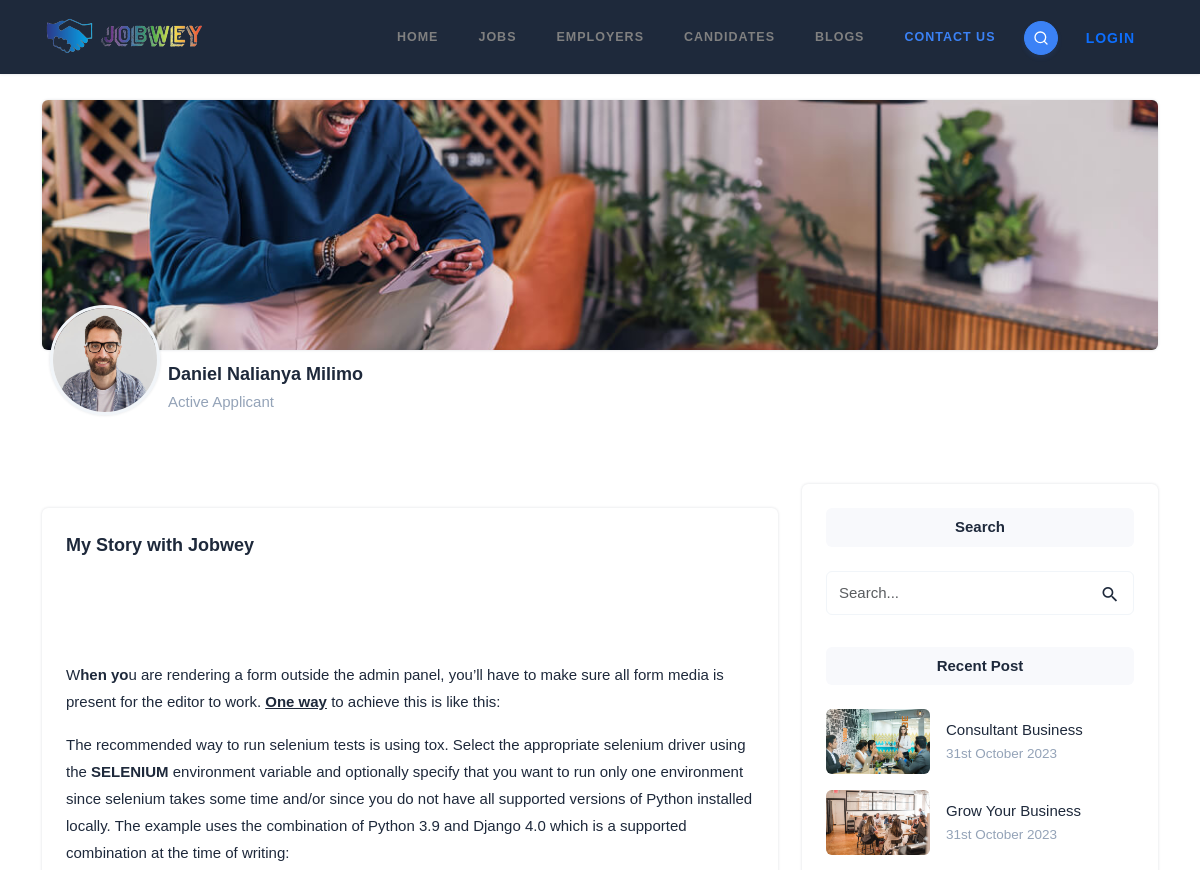
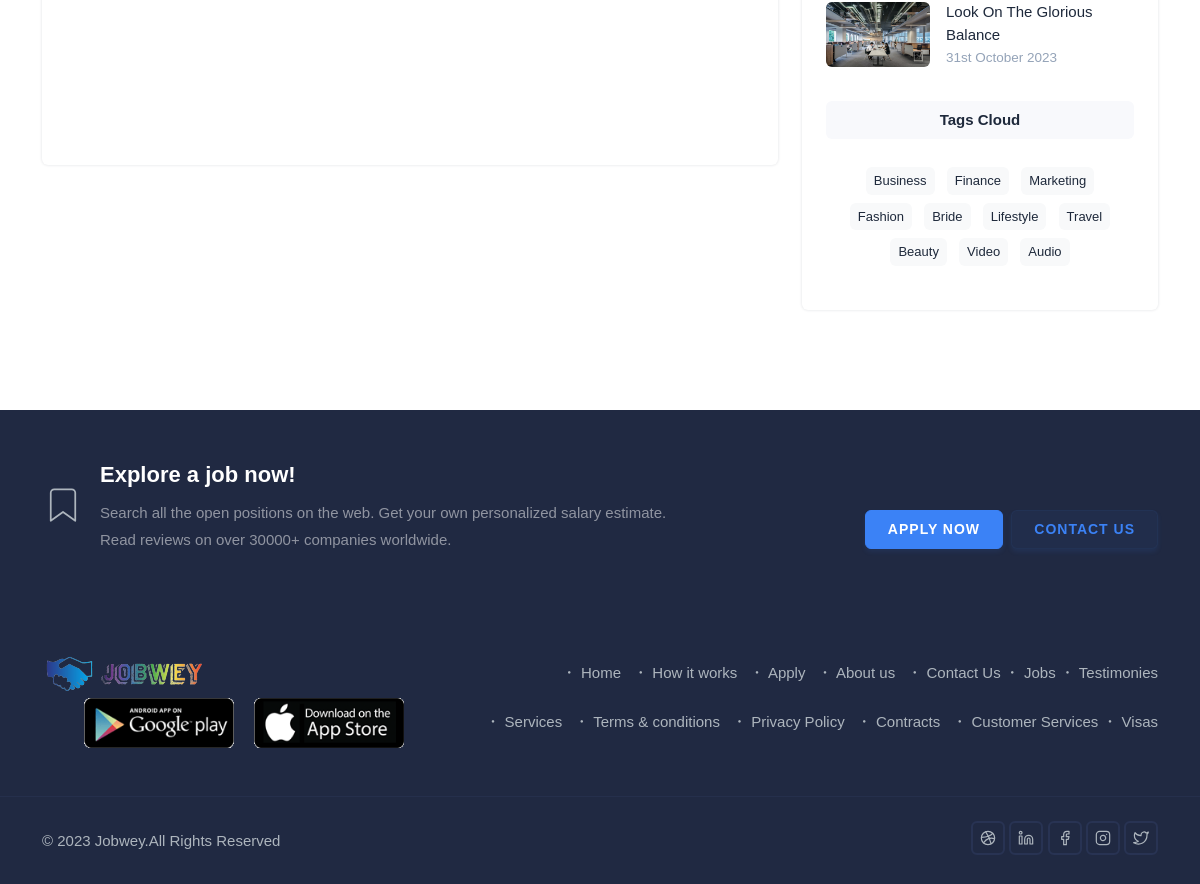
The app's page /applicants/1/ with its own data (2 pictures, top to bottom).
### applicants/models.py (models this page shows, shortened)
class Application(models.Model):
    job = models.ForeignKey(Job, on_delete=models.CASCADE, related_name="job_applicant")
    profile = models.ForeignKey(Profile, on_delete=models.CASCADE, related_name="profile_applicant")
    full_name = models.CharField(max_length=255, help_text="Full Name")
    email_address = models.EmailField(max_length=255)
    phone_number = models.IntegerField(blank=True, null=True)
    resume = models.FileField(upload_to="resumes/", blank=True, null=True)
    skills = models.CharField(max_length=1000, help_text="separate multiple skills with a comma", blank=True, null=True)
    is_active = models.BooleanField(default=True)
    timestamp = models.DateTimeField(auto_now_add=True)
    class Meta:
        get_latest_by = "-id"

### testimonials/models.py (models this page shows, shortened)
class Testimony(models.Model):
    profile = models.OneToOneField(Profile, on_delete=models.CASCADE, related_name="profile_testimony")
    testimony = RichTextField()
    is_positive = models.BooleanField(default=False)
    posted_at = models.DateTimeField(auto_now_add=True)
    updated_at = models.DateTimeField(auto_now=True)
    class Meta:
        verbose_name = "Testimony"
        verbose_name_plural = "Testimonies"

### applicants/views.py (the view)
# urls.py: path("<applicant_public_profile_pk>/", views.PublicCandidateProfileView.as_view(), name="applicant_public_profile"),
class PublicCandidateProfileView(TemplateView):
    template_name = "company/job/public_profile.html"
    profile = Profile
    application = Application
    testimony = Testimony
    def get_testimony(self, **kwargs):
        try: return get_object_or_404(self.testimony, profile=self.get_profile(**kwargs))
        except: return None
    def get_profile(self, **kwargs):
        return self.profile.objects.get(pk=kwargs.get("applicant_public_profile_pk"))
    def get_latest_application_details(self, **kwargs):
        return self.application.objects.filter(profile=self.get_profile(**kwargs), is_active=True).latest()
    def get_context_data(self, **kwargs):
        context = super().get_context_data(**kwargs)
        context["profile"] =  self.get_profile(**kwargs)
        context['latest_application_data'] = self.get_latest_application_details(**kwargs)
        context['testimony'] = self.get_testimony(**kwargs)
        return context

### tokens/models.py (called while the page is built)
    def __str__(self):
        return f"{self.pk}"

### upjobwey/context_processors.py (called while the page is built)
def get_recent_time():
    return timezone.now() - datetime.timedelta(days=7)

def site_constants(request):
    return dict(
        dribbble="jobwey",
        linkedin="jobwey",
        facebook="jobwey",
        instagram="jobwey",
        twitter="jobwey",
        tinymce_apikey=TinyMceApiKey.objects.filter(is_active=True).last(),
        tags = Tag.objects.all()[:8],
        recent_posts = Post.objects.filter(createdAt__gte=get_recent_time()).all().order_by("?")[:6],
    )

### templates/company/job/public_profile.html (shortened to what this page needs)
{% extends "base.html" %} {% load static %} {% load humanize %}
{% block main %}
<div class="container">
  <div class="row">
    <div class="col-12">
      <div class="position-relative">
        <div class="candidate-cover">
          <img
            src="{% static 'images/hero/bg5.jpg' %}"
            class="img-fluid rounded shadow"
            alt=""
          />
        </div>
        <div
          class="candidate-profile d-flex align-items-end justify-content-between mx-2"
        >
          <div class="d-flex align-items-end">
            <img
              src="{% if profile.profile_photo %}{{profile.profile_photo.url}}{% else %}{% static 'images/team/01.jpg' %}{% endif %}"
              class="rounded-pill shadow border border-3 avatar avatar-medium"
              alt=""
            />
            <div class="ms-2">
              <h5 class="mb-0">{{latest_application_data.full_name|title}}</h5>
              <p class="text-muted mb-0">Active Applicant</p>
            </div>
          </div>
        </div>
      </div>
    </div>
  </div>
</div>
<div class="container mt-4">
  <div class="row g-4">
    <div class="col-lg-8 col-md-7 col-12">
      <div class="p-4 rounded shadow mt-4">
        <h5>My Story with Jobwey</h5>
        {% if testimony %}
        <p>{{testimony.testimony|safe}}</p>
        {% endif %}
      </div>
    </div>
    <div class="col-lg-4 col-md-6 col-12">
      <div class="card bg-white p-4 rounded shadow sticky-bar">
        <div>
          <h6 class="pt-2 pb-2 bg-light rounded text-center">Search</h6>
          <div class="search-bar mt-4">
            <div id="itemSearch2" class="menu-search mb-0">
              <form
                role="search"
                method="get"
                id="searchItemform2"
                class="searchform"
              >
                <input
                  type="text"
                  class="form-control rounded border"
                  name="s"
                  id="searchItem2"
                  placeholder="Search..."
                />
              </form>
            </div>
          </div>
        </div>
        <div class="mt-4 pt-2">
          <h6 class="pt-2 pb-2 bg-light rounded text-center">Recent Post</h6>
          <div class="mt-4">
            <div class="blog blog-primary d-flex align-items-center">
              <img
                src="{% static 'images/blog/01.jpg' %}"
                class="avatar avatar-small rounded"
                style="width: auto"
                alt=""
              />
              <div class="flex-1 ms-3">
                <a href="" class="d-block title text-dark fw-medium"
                  >Consultant Business</a
                >
                <span class="text-muted small">31st October 2023</span>
              </div>
            </div>
            <div class="blog blog-primary d-flex align-items-center mt-3">
              <img
                src="{% static 'images/blog/02.jpg' %}"
                class="avatar avatar-small rounded"
                style="width: auto"
                alt=""
              />
              <div class="flex-1 ms-3">
                <a href="" class="d-block title text-dark fw-medium"
                  >Grow Your Business</a
                >
                <span class="text-muted small">31st October 2023</span>
              </div>
            </div>
            <div class="blog blog-primary d-flex align-items-center mt-3">
              <img
                src="{% static 'images/blog/03.jpg' %}"
                class="avatar avatar-small rounded"
                style="width: auto"
                alt=""
              />
              <div class="flex-1 ms-3">
                <a href="" class="d-block title text-dark fw-medium"
                  >Look On The Glorious Balance</a
                >
                <span class="text-muted small">31st October 2023</span>
              </div>
            </div>
          </div>
        </div>
        <div class="mt-4 pt-2 text-center">
          <h6 class="pt-2 pb-2 bg-light rounded">Tags Cloud</h6>
          <ul class="tagcloud list-unstyled mt-4">
            <li class="d-inline-flex m-1">
              <a
                href="javascript:void(0)"
                class="rounded fw-medium text-dark py-1 px-2"
                >Business</a
              >
            </li>
            <li class="d-inline-flex m-1">
              <a
                href="javascript:void(0)"
                class="rounded fw-medium text-dark py-1 px-2"
                >Finance</a
              >
            </li>
            <li class="d-inline-flex m-1">
              <a
                href="javascript:void(0)"
                class="rounded fw-medium text-dark py-1 px-2"
                >Marketing</a
              >
            </li>
            <li class="d-inline-flex m-1">
              <a
                href="javascript:void(0)"
                class="rounded fw-medium text-dark py-1 px-2"
                >Fashion</a
              >
            </li>
            <li class="d-inline-flex m-1">
              <a
                href="javascript:void(0)"
                class="rounded fw-medium text-dark py-1 px-2"
                >Bride</a
              >
            </li>
            <li class="d-inline-flex m-1">
              <a
                href="javascript:void(0)"
                class="rounded fw-medium text-dark py-1 px-2"
                >Lifestyle</a
              >
            </li>
            <li class="d-inline-flex m-1">
              <a
                href="javascript:void(0)"
                class="rounded fw-medium text-dark py-1 px-2"
                >Travel</a
              >
            </li>
            <li class="d-inline-flex m-1">
              <a
                href="javascript:void(0)"
                class="rounded fw-medium text-dark py-1 px-2"
                >Beauty</a
              >
            </li>
            <li class="d-inline-flex m-1">
              <a
                href="javascript:void(0)"
                class="rounded fw-medium text-dark py-1 px-2"
                >Video</a
              >
            </li>
            <li class="d-inline-flex m-1">
              <a
                href="javascript:void(0)"
                class="rounded fw-medium text-dark py-1 px-2"
                >Audio</a
              >
            </li>
          </ul>
        </div>
      </div>
    </div>
  </div>
</div>
{% endblock main %}

### templates/common/footer.html (style rules this page uses)
div > ul, ul { list-style: none; }

### records on screen
Application: full_name "Daniel Nalianya Milimo"
Testimony: testimony "W hen yo u are rendering a form outside the admin panel, you’ll have to make sure all form media is present for the editor to work. One way to achieve this is like this: The recommended way to run selenium tests is using tox. Select the appropriate selenium driver using the SELENIUM environment variable and optionally specify that you want to run only one environment since selenium takes some time and/or since you do not have all supported versions of Python installed locally. The example uses the combination of Python 3.9 and Django 4.0 which is a supported combination at the time of writing:"
